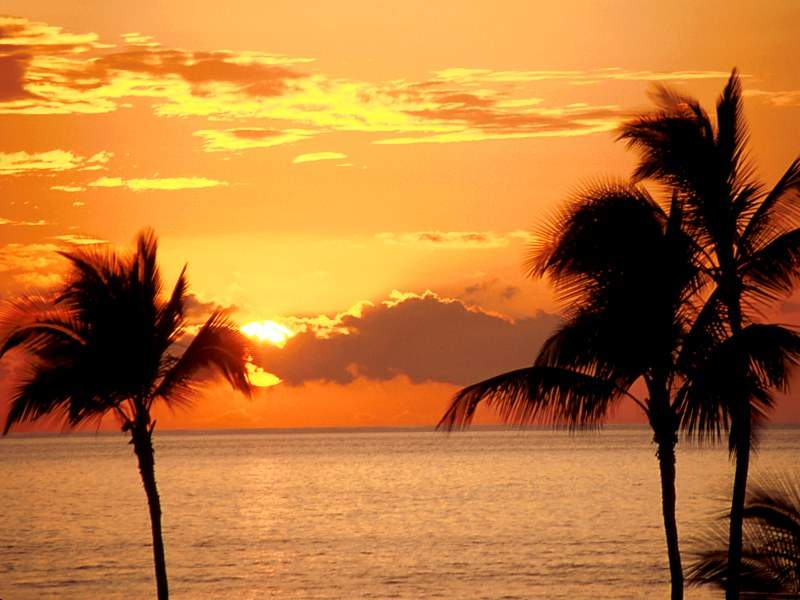
%> input picture SunView.jpg, 800 x 600 px
$ octave Project2.m   (GNU Octave 9; MATLAB toolbox functions it lacks are replaced by stand-ins)
%> lines starting %> are read from the running program, lines starting %| are printed output that depends on the picture
### zigzag.m
function output=zigzag(input)

[rows, cols]=size(input);

% Initialise the output vector
output=zeros(1,rows*cols);

currentRow=1;	currentCol=1;	currentIndex=1;

% First element
%out(1)=in(1,1);

while currentRow<=rows & currentCol<=cols
	if currentRow==1 & mod(currentRow+currentCol,2)==0 & currentCol~=cols
		output(currentIndex)=input(currentRow,currentCol);
		currentCol=currentCol+1;							%move right at the top
		currentIndex=currentIndex+1;

	elseif currentRow==rows & mod(currentRow+currentCol,2)~=0 & currentCol~=cols
		output(currentIndex)=input(currentRow,currentCol);
		currentCol=currentCol+1;							%move right at the bottom
		currentIndex=currentIndex+1;

	elseif currentCol==1 & mod(currentRow+currentCol,2)~=0 & currentRow~=rows
		output(currentIndex)=input(currentRow,currentCol);
		currentRow=currentRow+1;							%move down at the left
		currentIndex=currentIndex+1;

	elseif currentCol==cols & mod(currentRow+currentCol,2)==0 & currentRow~=rows
		output(currentIndex)=input(currentRow,currentCol);
		currentRow=currentRow+1;							%move down at the right
		currentIndex=currentIndex+1;

	elseif currentCol~=1 & currentRow~=rows & mod(currentRow+currentCol,2)~=0
		output(currentIndex)=input(currentRow,currentCol);
		currentRow=currentRow+1;		currentCol=currentCol-1;	%move diagonally left down
		currentIndex=currentIndex+1;

	elseif currentRow~=1 & currentCol~=cols & mod(currentRow+currentCol,2)==0
		output(currentIndex)=input(currentRow,currentCol);
		currentRow=currentRow-1;		currentCol=currentCol+1;	%move diagonally right up
		currentIndex=currentIndex+1;

	elseif currentRow==rows & currentCol==cols	%obtain the bottom right element
        output(end)=input(end);							%end of the operation
		break										%terminate the operation
    end
end

### Project2.m
%Project 2 COMPE 565
%Branden Vara 817207775
%Emanouil Gelyana 815126579

clear all
clc

%Encoder:(Use 4:2:0 YCbCr component image)
%----------------------------------------------------%
%Read image into 3 dimensional arrray rgbImageSunView
rgbImageSunView = imread('SunView.jpg','jpg');
%> rgbImageSunView is the input picture: size 600x800x3 uint8; mean R, G, B 184.2, 118.3, 54.3
figure(1),imshow(rgbImageSunView);
title('Original Image:');

%Convert the image into YCbCr color space
%----------------------------------------------------%
SunViewYCbCr = rgb2ycbcr(rgbImageSunView);
%> SunViewYCbCr: size 600x800x3 uint8; mean of channels 1, 2, 3 128.3, 90.1, 161.5

%(a)Compute the 8x8   block DCT   transform   coefficients   of
%the luminance and chrominance components of the image.
%----------------------------------------------------%

%Store Y Band of Image File
SunViewY = SunViewYCbCr(:,:,1);

%Store Cb Band of Image File
SunViewCb = SunViewYCbCr(:,:,2);

%Store Cr Band of Image File
SunViewCr = SunViewYCbCr(:,:,3);

%Subsample Cb and Cr bands using 4:2:0
%----------------------------------------------------%

%Subsampling Cb using 4:2:0
CbSubSample420=SunViewCb(1:2:end, 1:2:end);

%Subsampling Cr using 4:2:0
CrSubSample420=SunViewCr(1:2:end, 1:2:end);

%DCT Transform of Y, Cb, and Cr Components
Y_DCT = blockproc(SunViewY, [8 8], @(block_struct) dct2(block_struct.data)); %@dct2 is the function handled for dct
Cb_DCT = blockproc(CbSubSample420, [8 8], @(block_struct) dct2(block_struct.data), 'PadPartialBlocks' , true); %@dct2 is the function handled for dct
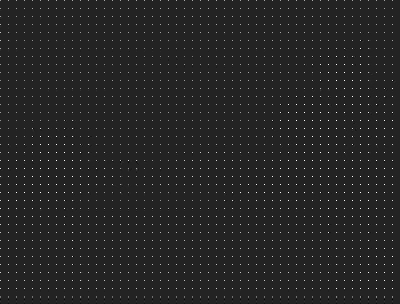
%> Cb_DCT: size 304x400 double; min -166, max 1026.5, mean 11.2; drawn with min black and max white
Cr_DCT = blockproc(CrSubSample420, [8 8], @(block_struct) dct2(block_struct.data), 'PadPartialBlocks', true); %@dct2 is the function handled for dct

%8x8 Blocks 1&2 for 5th row
DCT_Block1 = Y_DCT(33:40, 1:8); %First Block
%> DCT_Block1 = [1016.3 -68.86 -18.48 -9.97 -0.5 -0.614 -0.193 0.802; -109.7 0.417 8.16 -0.244 0.433 0.34 0.0332 0.109; 102.3 -6.75 0.5 -14.06 0.175 0.121 -0.25 0.293; -76.08 0.244 12.74 -0.63 1.01 0.34 0.327 -0.0135; 10.5 13.04 0.231 -0.189 -0.25 -0.505 -0.0957 0.111; 0.77 -0.34 0.613 -0.0135 0.436 -0.224 -1.02 -0.109; -0.69 -0.312 0.25 -0.281 -0.884 0.151 0.5 -0.231; -0.0565 -0.244 0.499 0.0135 -0.476 0.109 0.159 -0.563]
DCT_Block2 = Y_DCT(33:40, 9:16); %Second Block
%> DCT_Block2 = [1211.9 -54.65 11.82 -9.62 0.125 -0.568 0.111 0.222; -70.56 -15.35 -8.27 -0.474 0.825 -0.122 -0.0162 0.383; 82.09 15.42 -0.39 0.492 -0.394 -0.0979 0.442 -0.314; -73.52 -9.95 12.1 -0.163 -0.0661 0.799 -0.0321 0.188; -1.88 -0.669 0.259 0.39 -0.125 -0.227 0.299 0.535; 2.22 1.34 -1.27 0.299 -0.708 -0.309 -0.00748 -0.532; -1.4 -0.416 0.442 -0.185 0.028 0.0646 0.14 -0.623; 0.296 0.883 -0.674 0.702 -0.038 -0.00434 -0.167 -0.678]

figure(2);
subplot(1,2,1),imshow(DCT_Block1, 'XData', [1 8], 'YData', [1 8]);
title('DCT Block 1:')

subplot(1,2,2),imshow(DCT_Block2, 'XData', [1 8], 'YData', [1 8]);
title('DCT Block 2:')
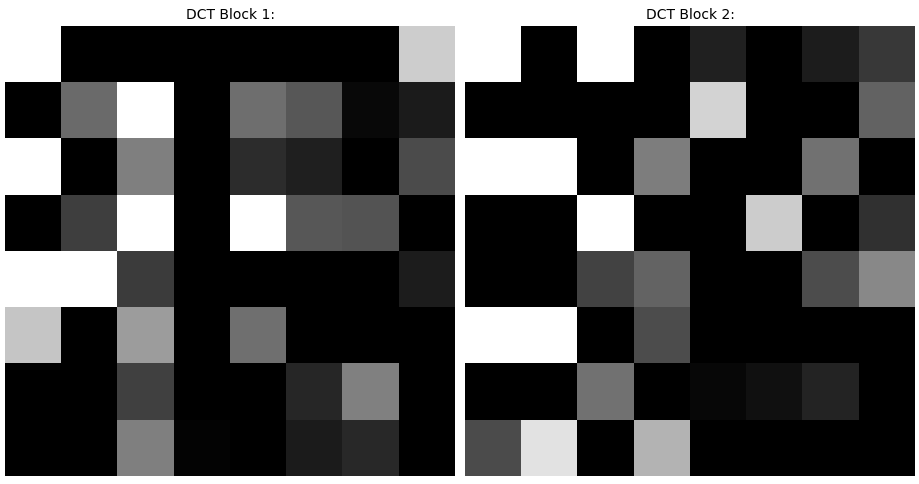
%> figure redrawn from the program's plot data, 2 panels

%(b)
%Quantize  the  DCT  image by  using  the  JPEG  luminance
%and  chrominance  quantizer matrix from the lecture notes.
%----------------------------------------------------%

%(i) DC DCT Coefficient

%Quantitization Matrices for Luminance an Chrominance
Luminance_QM =[
16 11 10 16 24 40 51 61;
12 12 14 19 26 58 60 55;
14 13 16 24 40 57 69 56;
14 17 22 29 51 87 80 62;
18 22 37 56 68 109 103 77;
24 35 55 64 81 104 113 92;
49 64 78 87 103 121 120 101;
72 92 95 98 112 100 103 99;];

Chrominance_QM = [
    17 18 24 47 99 99 99 99;
    18 21 26 66 99 99 99 99;
    24 26 56 99 99 99 99 99;
    47 66 99 99 99 99 99 99;
    99 99 99 99 99 99 99 99;
    99 99 99 99 99 99 99 99;
    99 99 99 99 99 99 99 99;
    99 99 99 99 99 99 99 99;];

%Quantize Y, Cb, and Cr DCT transformed components
QuantizedY = blockproc(Y_DCT, [8 8], @(block_struct) round(block_struct.data./Luminance_QM));
QuantizedCb = blockproc(Cb_DCT, [8 8], @(block_struct) round(block_struct.data./Chrominance_QM));
QuantizedCr = blockproc(Cr_DCT, [8 8], @(block_struct) round(block_struct.data./Chrominance_QM));

QuantizedBlock1 = QuantizedY(33:40, 1:8);  %First Block in row 5
%> QuantizedBlock1 = [64 -6 -2 -1 0 0 0 0; -9 0 1 0 0 0 0 0; 7 -1 0 -1 0 0 0 0; -5 0 1 0 0 0 0 0; 1 1 0 0 0 0 0 0; 0 0 0 0 0 0 0 0; 0 0 0 0 0 0 0 0; 0 0 0 0 0 0 0 0]
QuantizedBlock2 = QuantizedY(33:40, 9:16); %Second Block in row 5
%> QuantizedBlock2 = [76 -5 1 -1 0 0 0 0; -6 -1 -1 0 0 0 0 0; 6 1 0 0 0 0 0 0; -5 -1 1 0 0 0 0 0; 0 0 0 0 0 0 0 0; 0 0 0 0 0 0 0 0; 0 0 0 0 0 0 0 0; 0 0 0 0 0 0 0 0]

%Display the first two Quantized Blocks from the
%Fifth Row of the Luminance Component
figure(3);
subplot(1,2,1),imshow(QuantizedBlock1, 'XData', [1 8], 'YData', [1 8]);
title('Quantized DCT Block 1:')

subplot(1,2,2),imshow(QuantizedBlock2, 'XData', [1 8], 'YData', [1 8]);
title('Quantized DCT Block 2:')
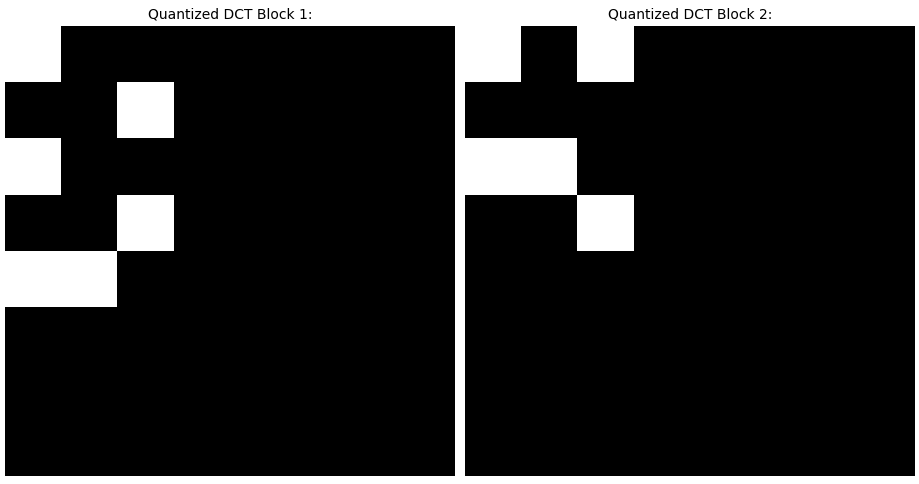
%> figure redrawn from the program's plot data, 2 panels

%(ii)
%ZigZag scanned AC DCT coefficients
QZigZagY = zigzag(QuantizedY);
%> after the loop in zigzag, `while currentRow<=rows & currentCol<=cols`: currentCol = 800; currentIndex = 480000; currentRow = 600
QZigZagCb = zigzag(QuantizedCb);
QZigZagCr = zigzag(QuantizedCr);
%Zig Zag scan on the Quantized Blocks
QB1ZigZag=zigzag(QuantizedBlock1);
%> QB1ZigZag = 64 values, max 64 at index 1, min -9 at index 3, mean 0.781
QB2ZigZag=zigzag(QuantizedBlock2);

%Display the Scan Results
figure(4);
subplot(2,1,1),imshow(QB1ZigZag);
title('Zig Zag Scanned Quantized DCT Block 1:')

subplot(2,1,2),imshow(QB2ZigZag);
title('Zig Zag Scanned Quantized DCT Block 2:')


%Decoder:
%(c) Compute the inverse Quantizedimages obtained in Step
%----------------------------------------------------%

InvQuantizedY = blockproc(QuantizedY, [8 8], @(block_struct) round(block_struct.data.*Luminance_QM));
InvQuantizedCb = blockproc(QuantizedCb, [8 8], @(block_struct) round(block_struct.data.*Chrominance_QM));
InvQuantizedCr = blockproc(QuantizedCr, [8 8], @(block_struct) round(block_struct.data.*Chrominance_QM));

%(d) Reconstruct the image by computing Inverse DCT coefficients.
%----------------------------------------------------%

InvDCTY = blockproc(InvQuantizedY, [8 8], @(block_struct) idct2(block_struct.data));
InvDCTCb = blockproc(InvQuantizedCb, [8 8], @(block_struct) idct2(block_struct.data));
InvDCTCr = blockproc(InvQuantizedCr, [8 8], @(block_struct) idct2(block_struct.data));

InvDCTY=uint8(InvDCTY);
%> InvDCTY: size 600x800 uint8

cb_20_rep(608,800) = double(0);
cr_20_rep(608,800) = double(0);

for rows = 1:2:608
    for cols = 1:2:800
        %Loads UpSampledSunViewimg with the Cb and Cr Values
        cb_20_rep(rows,cols) = InvDCTCb((rows/2)+0.5,(cols/2)+0.5);
        cr_20_rep(rows,cols) = InvDCTCr((rows/2)+0.5,(cols/2)+0.5);
    end
end
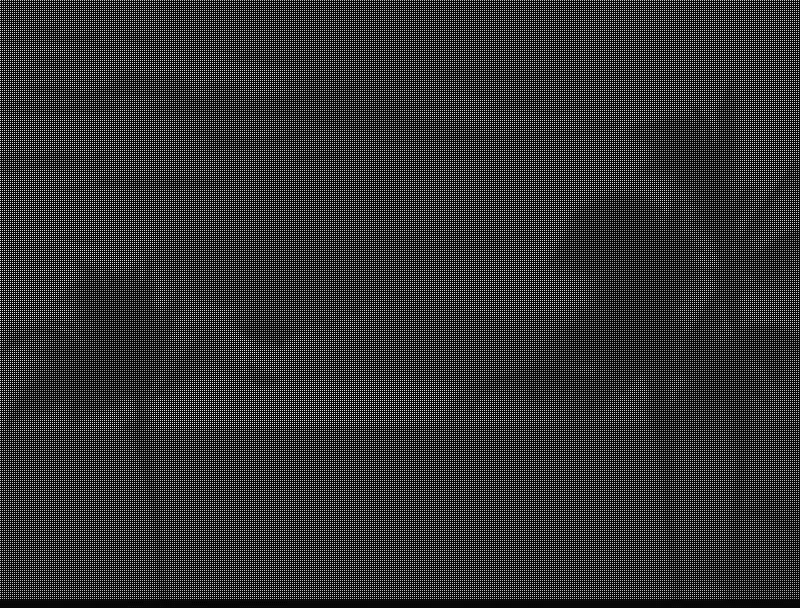
%> cr_20_rep: size 608x800 double; min -7.74, max 219.7, mean 39.9; drawn with min black and max white

for cols = 2:2:800
    %Copies the odd columns into the even columns from left to right for
    %the Cb Component
    cb_20_rep(:,cols) = cb_20_rep(:,cols-1);

    %Copies the odd columns into the even columns from left to right for
    %the Cr Component
    cr_20_rep(:,cols) = cr_20_rep(:,cols-1);

end
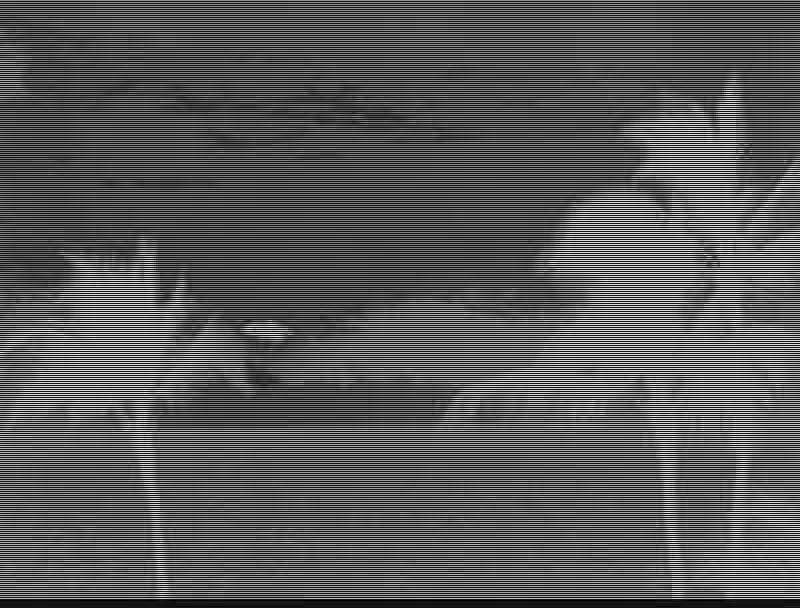
%> cb_20_rep: size 608x800 double; min -12.27, max 150.1, mean 44.5; drawn with min black and max white
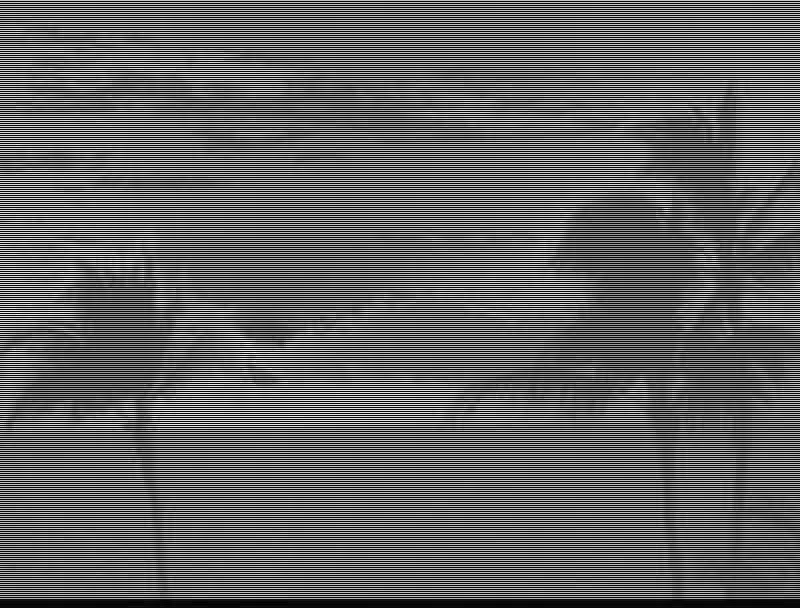
%> cr_20_rep: size 608x800 double; min -7.74, max 219.7, mean 79.7; drawn with min black and max white

for rows = 2:2:600
    %Copies the odd numbered rows into the even rows for the Cb Component
    cb_20_rep(rows,:) = cb_20_rep(rows-1,:);

    %Copies the odd numbered rows into the even rows for the Cr Component
    cr_20_rep(rows,:) = cr_20_rep(rows-1,:);
end

%Removes the extra 8 values on each row
cb_20_rep=cb_20_rep(1:end-8,:);
%> cb_20_rep: size 600x800 double
cr_20_rep=cr_20_rep(1:end-8,:);
%> cr_20_rep: size 600x800 double

%Concatenates Y-Cb-Cr components
UpSampledRowReplicationSunViewimgFinal=cat(3, InvDCTY, cb_20_rep, cr_20_rep);
%> UpSampledRowReplicationSunViewimgFinal: size 600x800x3 uint8; mean of channels 1, 2, 3 128.3, 90.2, 161.6

% Convert to RGB space
RGB_reconstructed = ycbcr2rgb(UpSampledRowReplicationSunViewimgFinal);

figure(5);
imshow(RGB_reconstructed);
title('Reconstructed Image:')


% Show the error image for the Y-component(Luminance)
errorImage = abs(SunViewY - InvDCTY);
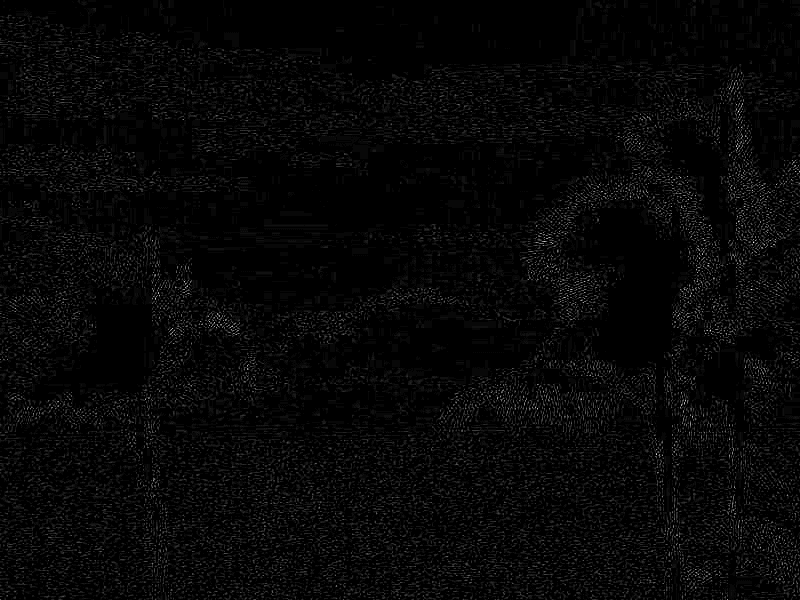
%> errorImage: size 600x800 uint8; min 0, max 29, mean 0.8; drawn with min black and max white
figure(6);

%Shows all 0 values as black and all max values as white
imshow(errorImage, [min(errorImage(:)) max(errorImage(:))]);
title('Error Image:');

% Compute the PSNR
MSE_Y = mean(errorImage(:).^2)
PSNR_Y = 10 * log10(255^2/MSE_Y)
